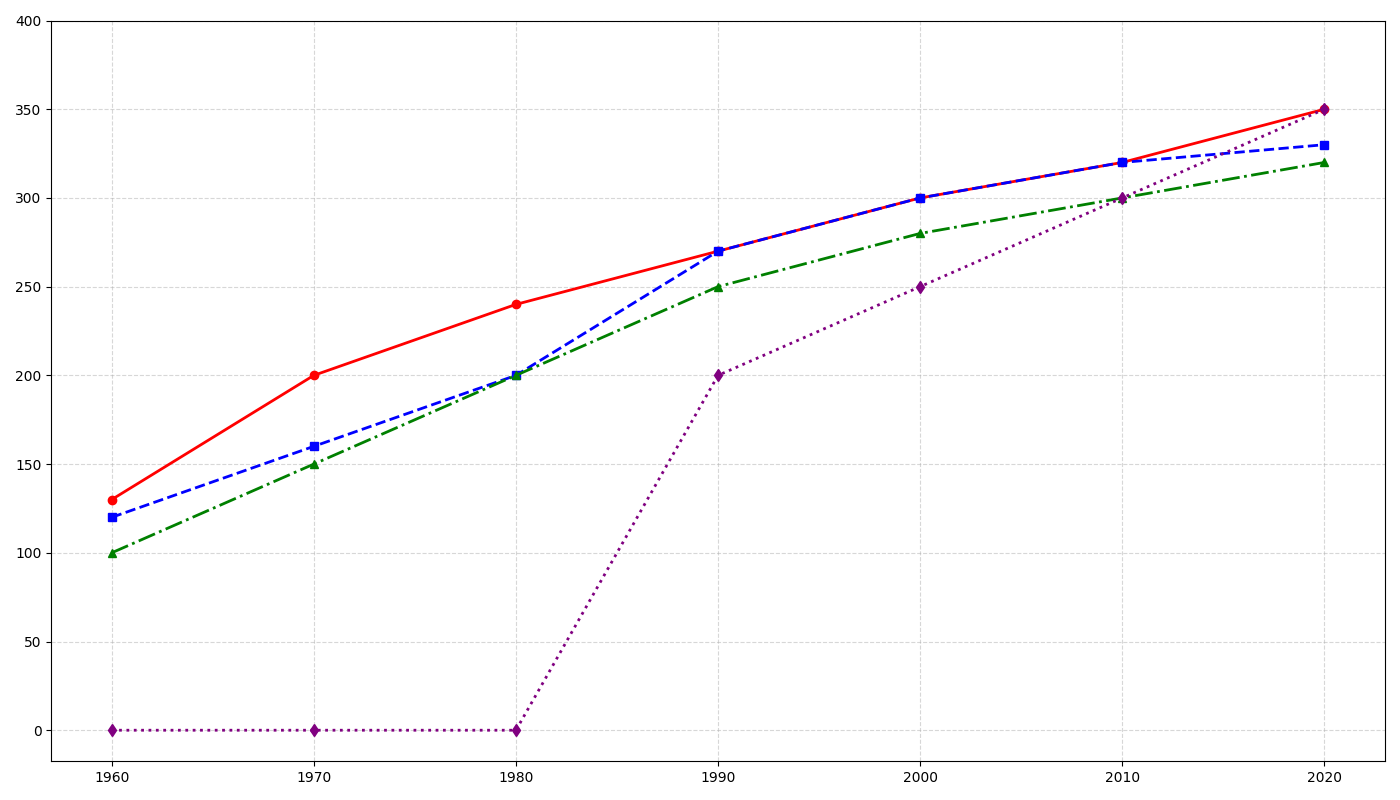

Recreate this plot in Python.
import matplotlib.pyplot as plt
import numpy as np

# Decades for the x-axis
decades = np.array([1960, 1970, 1980, 1990, 2000, 2010, 2020])

# Hypothetical data: Average speeds of fastest trains (in km/h) in different countries
japan_speeds = [130, 200, 240, 270, 300, 320, 350]
france_speeds = [120, 160, 200, 270, 300, 320, 330]
germany_speeds = [100, 150, 200, 250, 280, 300, 320]
china_speeds = [0, 0, 0, 200, 250, 300, 350]

# Create the figure and axis
fig, ax = plt.subplots(figsize=(14, 8))

# Plot the average speeds for each country
ax.plot(decades, japan_speeds, marker='o', linestyle='-', linewidth=2, color='red')
ax.plot(decades, france_speeds, marker='s', linestyle='--', linewidth=2, color='blue')
ax.plot(decades, germany_speeds, marker='^', linestyle='-.', linewidth=2, color='green')
ax.plot(decades, china_speeds, marker='d', linestyle=':', linewidth=2, color='purple')

# Customize ticks
ax.set_xticks(decades)
ax.set_yticks(np.arange(0, 401, 50))

# Add grid for better readability
ax.grid(True, linestyle='--', alpha=0.5)

# Automatically adjust layout for better visibility of elements
plt.tight_layout()

# Display the plot
plt.show()
